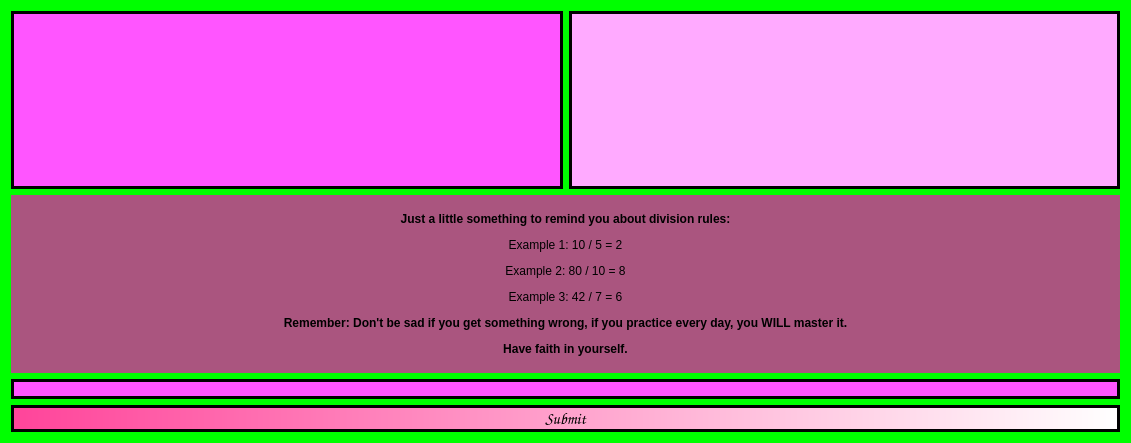
<?xml version="1.0" encoding="UTF-8"?>
<ui version="4.0">
 <class>g2S_division</class>
 <widget class="QDialog" name="g2S_division">
  <property name="geometry">
   <rect>
    <x>0</x>
    <y>0</y>
    <width>1131</width>
    <height>443</height>
   </rect>
  </property>
  <property name="windowTitle">
   <string>Dialog</string>
  </property>
  <property name="styleSheet">
   <string notr="true">background-color: rgb(0, 255, 0);</string>
  </property>
  <layout class="QGridLayout" name="gridLayout">
   <item row="0" column="0">
    <widget class="QLabel" name="label">
     <property name="sizePolicy">
      <sizepolicy hsizetype="Expanding" vsizetype="Expanding">
       <horstretch>0</horstretch>
       <verstretch>0</verstretch>
      </sizepolicy>
     </property>
     <property name="styleSheet">
      <string notr="true">font: 12pt &quot;Comic Sans MS&quot;;
border: 3px solid black;
qproperty-alignment: AlignCenter;
background-color: rgb(255, 85, 255);</string>
     </property>
     <property name="text">
      <string>&lt;html&gt;&lt;head/&gt;&lt;body&gt;&lt;p&gt;&lt;br/&gt;&lt;/p&gt;&lt;/body&gt;&lt;/html&gt;</string>
     </property>
    </widget>
   </item>
   <item row="0" column="1">
    <widget class="QLineEdit" name="lineEdit">
     <property name="sizePolicy">
      <sizepolicy hsizetype="Expanding" vsizetype="Expanding">
       <horstretch>0</horstretch>
       <verstretch>0</verstretch>
      </sizepolicy>
     </property>
     <property name="styleSheet">
      <string notr="true">font: 12pt &quot;Comic Sans MS&quot;;
border: 3px solid black;
qproperty-alignment: AlignCenter;
background-color: rgb(255, 170, 255);</string>
     </property>
    </widget>
   </item>
   <item row="1" column="0" colspan="2">
    <widget class="QLabel" name="label_2">
     <property name="sizePolicy">
      <sizepolicy hsizetype="Expanding" vsizetype="Expanding">
       <horstretch>0</horstretch>
       <verstretch>0</verstretch>
      </sizepolicy>
     </property>
     <property name="styleSheet">
      <string notr="true">font: 75 12pt &quot;Comic Sans MS&quot;;
background-color: rgb(170, 85, 127);</string>
     </property>
     <property name="text">
      <string>&lt;html&gt;&lt;head/&gt;&lt;body&gt;&lt;p align=&quot;center&quot;&gt;&lt;span style=&quot; font-weight:600;&quot;&gt;Just a little something to remind you about division rules:&lt;/span&gt;&lt;/p&gt;&lt;p align=&quot;center&quot;&gt;Example 1: 10 / 5 = 2&lt;/p&gt;&lt;p align=&quot;center&quot;&gt;Example 2: 80 / 10 = 8&lt;/p&gt;&lt;p align=&quot;center&quot;&gt;Example 3: 42 / 7 = 6&lt;/p&gt;&lt;p align=&quot;center&quot;&gt;&lt;span style=&quot; font-weight:600;&quot;&gt;Remember: Don't be sad if you get something wrong, if you practice every day, you WILL master it.&lt;/span&gt;&lt;/p&gt;&lt;p align=&quot;center&quot;&gt;&lt;span style=&quot; font-weight:600;&quot;&gt;Have faith in yourself.&lt;/span&gt;&lt;/p&gt;&lt;/body&gt;&lt;/html&gt;</string>
     </property>
    </widget>
   </item>
   <item row="2" column="0" colspan="2">
    <widget class="QLabel" name="label_3">
     <property name="styleSheet">
      <string notr="true">font: 12pt &quot;Comic Sans MS&quot;;
border: 3px solid black;
qproperty-alignment: AlignCenter;
background-color: rgb(255, 85, 255);</string>
     </property>
     <property name="text">
      <string/>
     </property>
    </widget>
   </item>
   <item row="3" column="0" colspan="2">
    <widget class="QPushButton" name="pushButton">
     <property name="font">
      <font>
       <family>Comic Sans MS</family>
       <pointsize>12</pointsize>
       <weight>9</weight>
       <italic>false</italic>
       <bold>false</bold>
      </font>
     </property>
     <property name="styleSheet">
      <string notr="true">background-color: qlineargradient(spread:pad, x1:0, y1:0, x2:1, y2:0, stop:0 rgba(255, 68, 154, 255), stop:1 rgba(255, 255, 255, 255));;

border: 3px solid black;
font: 75 12pt &quot;Comic Sans MS&quot;;</string>
     </property>
     <property name="text">
      <string>Submit</string>
     </property>
    </widget>
   </item>
  </layout>
 </widget>
 <resources/>
 <connections/>
</ui>
